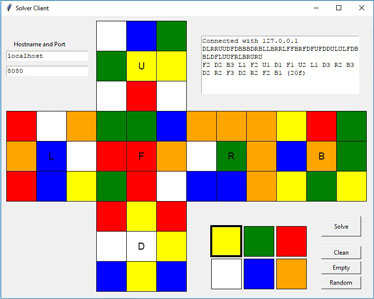
#> input picture kociemba-src/gui_client.jpg, 374 x 299 px; its folder holds only this picture in this run
$ python -i export_puzzle_thumbs.py   (imports and definitions only)
#> lines starting #> are read from the running program, lines starting #| are printed output that depends on the picture
### cube/appearance.py
"""Exterior identities for cube variants which share the ordinary grid engine.

Keep this metadata on the state, rather than looking at the current app page:
thumbnails, input, twisting, playback and restored sessions must agree.
"""
from functools import lru_cache
from itertools import permutations, product

from cube.colors import DEFAULT_COLORS
from cube.coordinates import FACE_NORMALS

IDENTITY_FRAME = ((1,0,0),(0,1,0),(0,0,1))


def transform_frame(frame, point):
    return tuple(sum(frame[j][i]*point[j] for j in range(3)) for i in range(3))


def _rotations():
    frames=[]
    for perm in permutations(range(3)):
        for signs in product((-1,1), repeat=3):
            frame=tuple(tuple(signs[j] if i==perm[j] else 0 for i in range(3)) for j in range(3))
            a,b,c=frame
            cross=(a[1]*b[2]-a[2]*b[1], a[2]*b[0]-a[0]*b[2], a[0]*b[1]-a[1]*b[0])
            if sum(x*y for x,y in zip(cross,c))==1: frames.append(frame)
    return (IDENTITY_FRAME,)+tuple(f for f in frames if f!=IDENTITY_FRAME)


ROTATIONS = _rotations()
_HOME_NORMAL = {color: FACE_NORMALS[face] for face,color in DEFAULT_COLORS.items()}


# [6 lines left out: function infer_frame, not called in this run]


def frame_for(cubie):
    return getattr(cubie, 'appearance_frame', None) or infer_frame(
        tuple(cubie.home), tuple(cubie.pos), tuple(sorted(cubie.stickers.items())))

VARIANTS = frozenset((
    'fused_cube', 'two_bar_cube', 'bandaged_c', 'bicube', 'ai_cube',
    'burr_cube', 'penrose_2', 'penrose_3', 'penrose_4',
))
PENROSE = frozenset(('penrose_2', 'penrose_3', 'penrose_4'))

# Paired adjacent mechanical faces form the three continuous Penrose surfaces:
# U/R (red), F/L (blue), D/B (yellow). Logical colour identities stay distinct.
PENROSE_RGB = {
    'W': (.91, .075, .095, 1.), 'R': (.91, .075, .095, 1.),
    'G': (.035, .46, .88, 1.), 'O': (.035, .46, .88, 1.),
    'Y': (1., .88, .025, 1.), 'B': (1., .88, .025, 1.),
}


def kind_for(cube):
    kind = getattr(cube, 'appearance_kind', getattr(cube, 'puzzle_kind', None))
    return kind if kind in VARIANTS else None


# [7 lines left out: function with_appearance, not called in this run]

### cube/mastermorphix.py
"""Four-color Mastermorphix with oriented, shaped pieces on a 2-9 mechanism.

The four tetrahedron tips and four small triangles are the eight corners.
On order three, twelve single-color wedges are edges and six seams are centers;
higher orders subdivide those edge and center regions into independent orbits.
Virtual six-color stickers are internal solver labels, never user input.
"""

from dataclasses import dataclass
from functools import lru_cache
from itertools import permutations, product
import math

from cube.cube3 import Cube3
from cube.cubie_model import Cubie, build_solved_cube
from cube.colors import DEFAULT_COLORS
from cube.coordinates import FACE_AXIS_SIGN, FACE_NORMALS, TURNS, WHOLE_CUBE, get_d_maxc, layer_values

IDENTITY = ((1, 0, 0), (0, 1, 0), (0, 0, 1))
DEFAULT_PALETTE = ("R", "Y", "B", "G")
NORMALS = ((-1, -1, -1), (-1, 1, 1), (1, -1, 1), (1, 1, -1))
VERTICES = ((2, 2, 2), (2, -2, -2), (-2, 2, -2), (-2, -2, 2))
AXIS_FACES = ("U", "R", "F", "D", "L", "B")


def dot(a, b):
    return sum(x * y for x, y in zip(a, b))


def cross(a, b):
    return (a[1]*b[2]-a[2]*b[1], a[2]*b[0]-a[0]*b[2], a[0]*b[1]-a[1]*b[0])


def transform(frame, point):
    return tuple(sum(frame[j][i] * point[j] for j in range(3)) for i in range(3))


def _rotations():
    result = []
    for perm in permutations(IDENTITY):
        for signs in product((-1, 1), repeat=3):
            frame = tuple(tuple(s*x for x in v) for s, v in zip(signs, perm))
            if dot(frame[0], cross(frame[1], frame[2])) == 1:
                result.append(frame)
    return tuple(sorted(result, key=lambda frame: frame != IDENTITY))


ROTATIONS = _rotations()
POSITIONS = tuple(p for p in product((-1, 0, 1), repeat=3) if any(p))


# [171 lines left out: functions positions_for_order, position_kind, position_name, placements, _clip, piece_geometry and 4 more, not called in this run]


def piece_colors(home, palette=DEFAULT_PALETTE, n=3):
    return tuple(palette[i] for i in sorted({color for _, color in piece_geometry(home, n) if color >= 0}))


@dataclass
class MorphixPiece(Cubie):
    frame: tuple = IDENTITY

    def clone(self):
        return MorphixPiece(self.home, self.pos, dict(self.stickers), frame=self.frame)


@lru_cache(maxsize=8)
def _virtual_cubies(n):
    return build_solved_cube(n, DEFAULT_COLORS)


def make_piece(home, pos, frame, n=3):
    virtual = _virtual_cubies(n)[home]
    return MorphixPiece(home, pos, {transform(frame, n): col for n, col in virtual.stickers.items()}, frame=frame)


# [19 lines left out: functions geometry_signature, equivalent_placements, not called in this run]


class _RotMap(dict):
    """Memoises a rotation formula over the small set of coordinates it sees."""

    __slots__ = ("rot",)

    def __init__(self, rot):
        self.rot = rot

    # [4 lines left out: function __missing__, not called in this run]


_ROT_MAPS = {}


# [6 lines left out: function _rot_map, not called in this run]


class _FrameMap(dict):
    """Memoises rotation of a whole piece frame (a handful of orientations)."""

    __slots__ = ("scalar",)

    def __init__(self, rot):
        self.scalar = _rot_map(rot)

    # [4 lines left out: function __missing__, not called in this run]


_FRAME_MAPS = {}


# [13 lines left out: functions _frame_map, _layer_positions, not called in this run]


@lru_cache(maxsize=16)
def _all_positions(n):
    return frozenset(positions_for_order(n))


# [4 lines left out: function _inner_positions, not called in this run]


class MastermorphixCube(Cube3):
    puzzle_kind = "mastermorphix"

    # [10 lines left out: function __init__, not called in this run]

    @classmethod
    def solved(cls, palette=DEFAULT_PALETTE, n=3):
        return cls({p: make_piece(p, p, IDENTITY, n) for p in positions_for_order(n)}, palette, n)

    def clone(self):
        return type(self)({p: c.clone() for p, c in self.cubies.items()}, self.palette, self.n)

    # [5 lines left out: function _apply_single_quarter, not called in this run]

    def _rotate_all(self, rot):
        self._rotate_pieces(rot, _all_positions(self.n))

    # [53 lines left out: functions apply_inner_slice, turn_layer, _rotate_pieces, center_twists, is_solved, not called in this run]


class MorphixInputError(ValueError):
    pass


# [59 lines left out: function normalize_input, not called in this run]

### cube/polyhedral.py
"""Geometry and sticker permutations for vertex and face turning puzzles.

All moves act on the entered stickers. No scramble log is needed to reconstruct
a state. Geometry is expressed in units of the body's inradius.
"""
from collections import Counter, defaultdict
from dataclasses import dataclass
from functools import lru_cache
from itertools import combinations
import math

EPS = 1e-7


def dot(a, b):
    return sum(x*y for x, y in zip(a, b))


def cross(a, b):
    return (a[1]*b[2]-a[2]*b[1], a[2]*b[0]-a[0]*b[2], a[0]*b[1]-a[1]*b[0])


def add(a, b):
    return tuple(x+y for x, y in zip(a, b))


def scale(a, k):
    return tuple(k*x for x in a)


def unit(a):
    return scale(a, 1/math.sqrt(dot(a, a)))


def key(a):
    return tuple(round(x, 6) for x in a)


def mean(points):
    return tuple(sum(p[i] for p in points)/len(points) for i in range(3))


# [30 lines left out: functions rotate, clip, not called in this run]


TETRA = tuple(unit(p) for p in ((-1,-1,-1),(-1,1,1),(1,-1,1),(1,1,-1)))
OCTA = TETRA + tuple(scale(p, -1) for p in TETRA)
CUBE = ((0,1,0),(1,0,0),(0,0,1),(0,-1,0),(-1,0,0),(0,0,-1))
EDGE_AXES = tuple(unit(add(a,b)) for a,b in combinations(CUBE,2) if dot(a,b)==0)
PHI = (1+math.sqrt(5))/2
# Standard minx face names: U F L BL BR R FR FL DL B DR D.
_H=1/math.sqrt(5)
_R=2/math.sqrt(5)
DODECA = ((0.,1.,0.),) + tuple(
    (_R*math.sin(i*2*math.pi/5),_H,_R*math.cos(i*2*math.pi/5))
    for i in (0,4,3,2,1)) + tuple(
    (_R*math.sin(i*2*math.pi/5+math.pi/5),-_H,
     _R*math.cos(i*2*math.pi/5+math.pi/5)) for i in (0,4,3,2,1)) + ((0.,-1.,0.),)


# [20 lines left out: function body, not called in this run]


@dataclass(frozen=True)
class Move:
    axis: int
    layer: int = 0
    amount: int = 1

    def inverse(self, order):
        return Move(self.axis,self.layer,(-self.amount)%order)


@dataclass(frozen=True)
class Spec:
    kind: str
    n: int
    normals: tuple
    axes: tuple
    cuts: tuple
    turn_order: int
    even_minx: bool = False
    axis_steps: tuple = ()
    axis_cuts: tuple = ()
    bounds: tuple = ()

    def step(self,axis):
        return self.axis_steps[axis] if self.axis_steps else 1

    def order(self,axis):
        return self.turn_order//self.step(axis)


def body_faces(spec):
    return body(tuple(scale(n,1/d) for n,d in zip(spec.normals,spec.bounds))) if spec.bounds else body(spec.normals)


# Four-colour Dino: white and yellow on opposite face pairs, red and blue on
# the remaining opposite pair. Face order is CUBE (U,R,F,D,L,B); the palette
# order is the one used by the entry screen (yellow, red, blue, white).
DINO4_FACE_COLORS=(3,0,1,3,0,2)


# [161 lines left out: functions solved_colors, _skewb_ultimate_axes, specification, not called in this run]


@dataclass(frozen=True)
class Sticker:
    piece: int
    face: int
    polygon: tuple
    patches: tuple = ()


@dataclass(frozen=True)
class Geometry:
    spec: Spec
    stickers: tuple
    pieces: tuple
    centres: tuple
    permutations: tuple
    layers: tuple

    def __post_init__(self):
        object.__setattr__(self, "_perm_cache", {})
        object.__setattr__(self, "_inv_cache", {})

    # [501 lines left out: functions permutation, inverse_permutation, _cut_skin, _even_geometry, geometry, _without_centres and 5 more, not called in this run]


class PolyhedralPuzzle:
    # [11 lines left out: function __init__, not called in this run]

    @classmethod
    def solved(cls,kind,n):
        return cls(kind,n)

    # [20 lines left out: functions clone, apply_move, not called in this run]

    @property
    def color_count(self):
        return 4 if self.puzzle_kind == 'dino4' else len(self.geometry.spec.normals)

    # [16 lines left out: function is_solved, not called in this run]

    def moves(self):
        return tuple(Move(axis,layer,self.geometry.spec.step(axis)) for axis,layers in enumerate(self.geometry.layers)
                     for layer in range(len(layers)))

    # [5 lines left out: function entered, not called in this run]

### tools/export_puzzle_thumbs.py
"""Render a small 3D thumbnail for every irregular puzzle card.

Runs a hidden Kivy window and exports each puzzle view to
``assets/puzzles/<key>.png`` so the directory can show a picture instead of a
two-letter abbreviation.

Usage:  python tools/export_puzzle_thumbs.py
"""
import os
import sys

# [1 line not run here, left out]
from kivy.config import Config  # noqa: E402
# [1 line not run here, left out]

BASE = os.path.dirname(os.path.dirname(os.path.abspath(__file__)))
if BASE not in sys.path:
    sys.path.insert(0, BASE)

from kivy.app import App  # noqa: E402
from kivy.clock import Clock  # noqa: E402
from kivy.uix.floatlayout import FloatLayout  # noqa: E402

from cube.polyhedral import PolyhedralPuzzle  # noqa: E402
from cube.cube3 import Cube3  # noqa: E402
from cube.cube2 import Cube2
from cube.cube4 import Cube4
from cube.appearance import with_appearance
from cube.bandaged_cube import BandagedCube  # noqa: E402
from cube.circle_cube import Circle2Cube
from cube.cuboid import CuboidCube
from renderer.cuboid_view import CuboidView
from cube.mastermorphix import MastermorphixCube  # noqa: E402
from cube.mirror import MirrorCube  # noqa: E402
from cube.shape_cube import AxisCube, PandoraCube, WindmillCube, FisherCube  # noqa: E402
from cube.mirror_shape import MirrorAxisCube, MirrorFisherCube, MirrorWindmillCube  # noqa: E402
from cube.mirror_shape import (MirrorUnequalWindmillCube, MirrorUnequalFisherCube,
                               MirrorOffsetWindmillCube, MirrorOffsetFisherCube)  # noqa: E402
from cube.square1 import Square1Cube  # noqa: E402
from cube.square_family import SquareFamilyCube  # noqa: E402
from cube.mirror_tower import MirrorTowerCube  # noqa: E402
from cube.mirror_pyraminx import MirrorPyraminxCube  # noqa: E402
from cube.mirror_skewb import MirrorSkewbCube  # noqa: E402
from cube.fisher_skewb import FisherSkewbCube
from renderer.fisher_skewb_view import FisherSkewbView
from cube.ghost_pyramid import GhostPyramidCube
from renderer.ghost_pyramid_view import GhostPyramidView
from cube.ghost import GhostCube  # noqa: E402
from renderer.polyhedral_view import PolyhedralView, default_palette  # noqa: E402
from renderer.cube_view import CubeView  # noqa: E402
from renderer.mastermorphix_view import MastermorphixView  # noqa: E402
from renderer.mirror_view import MirrorView  # noqa: E402
from renderer.shape_cube_view import AxisView, PandoraView, WindmillView, FisherView  # noqa: E402
from renderer.mirror_shape_view import (MirrorAxisView, MirrorFisherView,  # noqa: E402
                                        MirrorWindmillView, MirrorUnequalWindmillView,
                                        MirrorUnequalFisherView, MirrorOffsetWindmillView, MirrorOffsetFisherView)
from renderer.square1_view import Square1View  # noqa: E402
from renderer.square_family_view import SquareFamilyView  # noqa: E402
from renderer.mirror_tower_view import MirrorTowerView  # noqa: E402
from renderer.mirror_pyraminx_view import MirrorPyraminxView  # noqa: E402
from renderer.mirror_skewb_view import MirrorSkewbView  # noqa: E402
from renderer.ghost_view import GhostView  # noqa: E402

P = PolyhedralPuzzle
JOBS = [
    ('cuboid_family', CuboidView, lambda: CuboidCube.solved('cuboid_224')),
    ('circle_family', PolyhedralView, lambda: P('crazy_earth',3)),
    ('cube', CubeView, lambda: Cube3.solved()),
    ('fused_cube', CubeView, lambda: BandagedCube.solved('fused_cube')),
    ('two_bar_cube', CubeView, lambda: BandagedCube.solved('two_bar_cube')),
    ('bandaged_c', CubeView, lambda: BandagedCube.solved('bandaged_c')),
    ('bicube', CubeView, lambda: BandagedCube.solved('bicube')),
    ('ai_cube', CubeView, lambda: BandagedCube.solved('ai_cube')),
    ('burr_cube', CubeView, lambda: BandagedCube.solved('burr_cube')),
    ('camouflage_3', CuboidView, lambda: CuboidCube.solved('camouflage_3')),
    ('penrose_2', CubeView, lambda: with_appearance(Cube2.solved(), 'penrose_2')),
    ('penrose_3', CubeView, lambda: with_appearance(Cube3.solved(), 'penrose_3')),
    ('penrose_4', CubeView, lambda: with_appearance(Cube4.solved(), 'penrose_4')),
    ('circle_2', PolyhedralView, lambda: Circle2Cube()),
    ('axis_4',AxisView,lambda:AxisCube.solved(n=4)),
    ('windmill_4',WindmillView,lambda:WindmillCube.solved(n=4)),
    ('fisher_4',FisherView,lambda:FisherCube.solved(n=4)),
    ('sq_family',SquareFamilyView,lambda:SquareFamilyCube('super_square1')),
    ('square0',SquareFamilyView,lambda:SquareFamilyCube('square0')),
    ('square2',SquareFamilyView,lambda:SquareFamilyCube('square2')),
    ('super_square1',SquareFamilyView,lambda:SquareFamilyCube('super_square1')),
    ("ghost", GhostView, lambda: GhostCube.solved(n=3)),
    ("ghost_1", GhostView, lambda: GhostCube.solved(n=1)),
    ("ghost_2", GhostView, lambda: GhostCube.solved(n=2)),
    ("ghost_4", GhostView, lambda: GhostCube.solved(n=4)),
    ("mirror_skewb", MirrorSkewbView, lambda: MirrorSkewbCube.solved()),
    ("mirror_pyraminx", MirrorPyraminxView, lambda: MirrorPyraminxCube.solved(n=3)),
    ("mirror_pyraminx_4", MirrorPyraminxView, lambda: MirrorPyraminxCube.solved(n=4)),
    ("pyraminx", PolyhedralView, lambda: P("pyraminx", 3)),
    ("mastermorphix", MastermorphixView, lambda: MastermorphixCube.solved(n=3)),
    ("skewb", PolyhedralView, lambda: P("skewb", 3)),
    ("dino", PolyhedralView, lambda: P("dino", 2)),
    ("dino4", PolyhedralView, lambda: P("dino4", 2)),
    ("megaminx", PolyhedralView, lambda: P("megaminx", 3)),
    ("moyu", PolyhedralView, lambda: P("moyu", 3)),
    ("mirror", MirrorView, lambda: MirrorCube.solved(n=3)),
    ("fto", PolyhedralView, lambda: P("fto", 2)),
    ("fto_5", PolyhedralView, lambda: P("fto", 5)),
    ("football", PolyhedralView, lambda: P("football", 3)),
    ("icosahedron", PolyhedralView, lambda: P("icosahedron", 3)),
    ("war_drum", PolyhedralView, lambda: P("war_drum", 3)),
    ("pentahedron", PolyhedralView, lambda: P("pentahedron", 3)),
    ("eight_petals", PolyhedralView, lambda: P("eight_petals", 3)),
    ("clover", PolyhedralView, lambda: P("clover", 3)),
    ("blossom", PolyhedralView, lambda: P("blossom", 3)),
    ("edge_family", PolyhedralView, lambda: P("blossom", 3)),
    ("petal_tetrahedron", PolyhedralView, lambda: P("petal_tetrahedron", 3)),
    ("petal_tetrahedron_nocentre", PolyhedralView, lambda: P("petal_tetrahedron_nocentre", 3)),
    ("petal_icosahedron", PolyhedralView, lambda: P("petal_icosahedron", 3)),
    ("petal_icosahedron_nocentre", PolyhedralView, lambda: P("petal_icosahedron_nocentre", 3)),
    ("square1", Square1View, lambda: Square1Cube.solved()),
    ("void_cube", PolyhedralView, lambda: P("void_cube", 3)),
    ("void_tower", PolyhedralView, lambda: P("void_tower", 3)),
    ("void_minx", PolyhedralView, lambda: P("void_minx", 3)),
    ("mirror_tower", MirrorTowerView, lambda: MirrorTowerCube.solved()),
    ("axis", AxisView, lambda: AxisCube.solved(n=3)),
    ("pandora", PandoraView, lambda: PandoraCube.solved(n=3)),
    ("windmill", WindmillView, lambda: WindmillCube.solved(n=3)),
    ("fisher", FisherView, lambda: FisherCube.solved(n=3)),
    ("mirror_windmill", MirrorWindmillView, lambda: MirrorWindmillCube.solved()),
    ("mirror_axis", MirrorAxisView, lambda: MirrorAxisCube.solved()),
    ("mirror_fisher", MirrorFisherView, lambda: MirrorFisherCube.solved()),
    ("mirror_windmill_unequal", MirrorUnequalWindmillView, lambda: MirrorUnequalWindmillCube.solved()),
    ("mirror_fisher_unequal", MirrorUnequalFisherView, lambda: MirrorUnequalFisherCube.solved()),
    ("mirror_windmill_offset", MirrorOffsetWindmillView, lambda: MirrorOffsetWindmillCube.solved()),
    ("mirror_fisher_offset", MirrorOffsetFisherView, lambda: MirrorOffsetFisherCube.solved()),
    ("ivy", PolyhedralView, lambda: P("ivy", 3)),
    ("pyraminx_duo", PolyhedralView, lambda: P("pyraminx_duo", 3)),
    ("coin_tetrahedron", PolyhedralView, lambda: P("coin_tetrahedron", 3)),
    ("skewb_ultimate", PolyhedralView, lambda: P("skewb_ultimate", 3)),
    ("super_ivy", PolyhedralView, lambda: P("super_ivy", 3)),
    ("helicopter", PolyhedralView, lambda: P("helicopter", 3)),
    ("mosaic", PolyhedralView, lambda: P("mosaic", 4)),
    ("tins", PolyhedralView, lambda: P("tins", 5)),
    ("dino_skewb", PolyhedralView, lambda: P("dino_skewb", 4)),
    ("dayan_dino_skewb", PolyhedralView, lambda: P("dayan_dino_skewb", 4)),
    ("fisher_skewb", FisherSkewbView, lambda: FisherSkewbCube.solved()),
    ("ghost_pyramid", GhostPyramidView, lambda: GhostPyramidCube.solved()),
]
from cube.cuboid import MODELS as CUBOID_MODELS
# [2 lines not run here, left out]
ONLY=set(sys.argv[1:])
from cube.articulated import ArticulatedCube,KINDS as ARTICULATED_KINDS
from renderer.articulated_view import ArticulatedView
from cube.pentacle import PentacleCube
from renderer.pentacle_view import PentacleView
# [4 lines not run here, left out]

OUT = os.path.join(BASE, "assets", "puzzles")
# [1 line not run here, left out]
SIZE = 260
#: Every thumbnail is normalised so its visible content spans this many pixels,
#: which puts all puzzles (cube-shaped and not) on one common scale.
FILL = 224


def _normalize(path):
    """Crop to the visible content and re-centre it at a common scale."""
#> called with path = '../kociemba-src/gui_client.jpg'
    try:
        from PIL import Image
        import numpy as np
    except Exception:
        return
    im = Image.open(path).convert("RGBA")
    alpha = np.array(im)[..., 3]
#> alpha: shape (299, 374); every value is 255
    ys, xs = np.where(alpha > 8)
    if len(xs) == 0:
        return
    crop = im.crop((int(xs.min()), int(ys.min()), int(xs.max()) + 1, int(ys.max()) + 1))
    w, h = crop.size
#> w = 374; h = 299
    scale = FILL / max(w, h)
#> scale = 0.599
    nw, nh = max(1, int(round(w * scale))), max(1, int(round(h * scale)))
#> nw = 224; nh = 179
    crop = crop.resize((nw, nh), Image.LANCZOS)
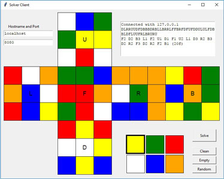
#> crop: PIL image 224x179 RGBA; mean R, G, B, A 199.8, 184, 162.4, 255
    out = Image.new("RGBA", (SIZE, SIZE), (0, 0, 0, 0))
#> out: PIL image 260x260 RGBA; every value is 0
    out.paste(crop, ((SIZE - nw) // 2, (SIZE - nh) // 2), crop)
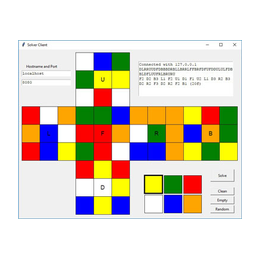
#> out: PIL image 260x260 RGBA; mean R, G, B, A 118.5, 109.1, 96.3, 151.2; transparent parts drawn white
    out.save(path)


class ThumbApp(App):
    # [66 lines left out: functions build, _next, _export, not called in this run]


# [2 lines not run here, left out]

>>> result = _normalize('../kociemba-src/gui_client.jpg')
